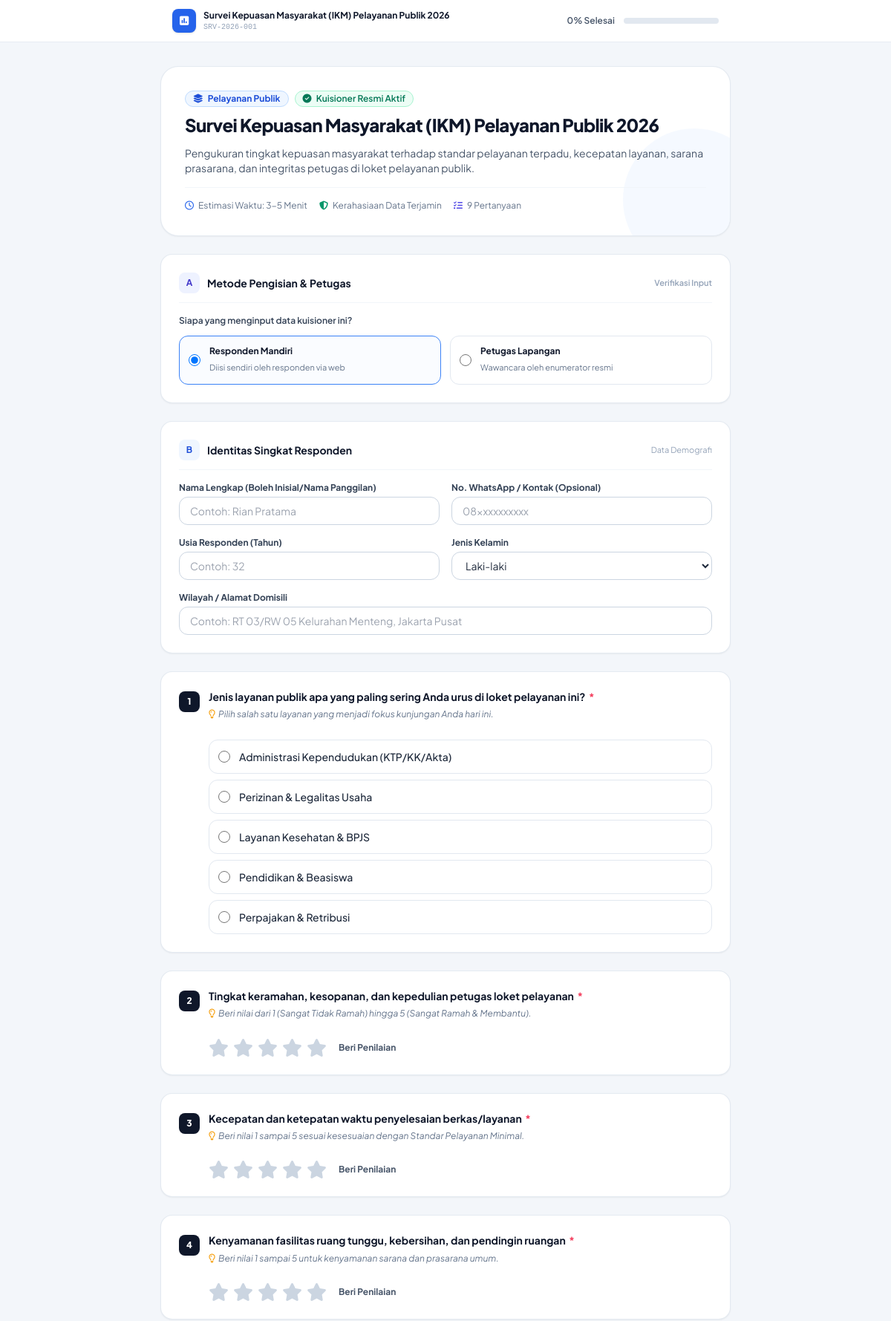
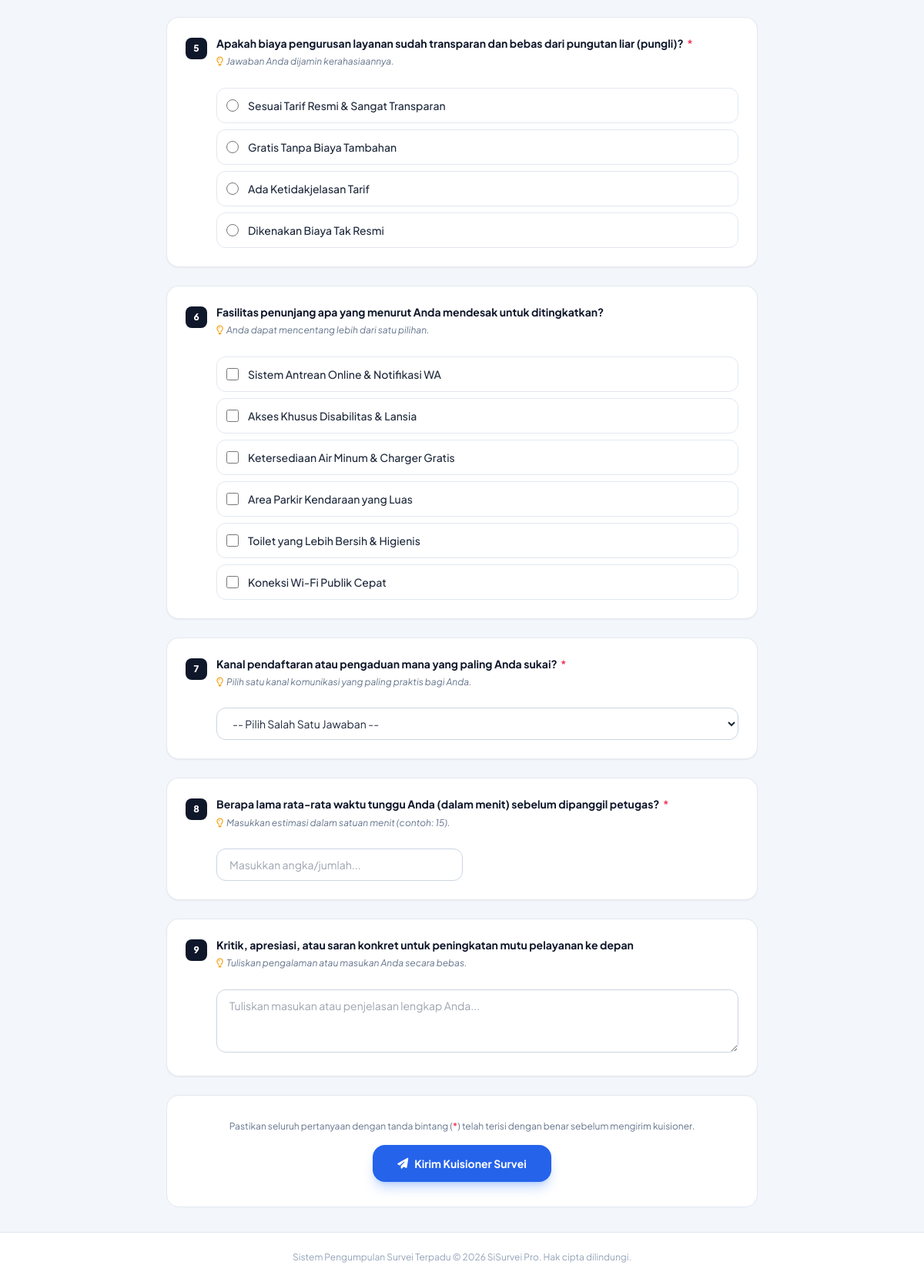
The app's page /s/SRV-2026-001 with its own data (2 pictures, top to bottom).
### tables this page shows
CREATE TABLE survei (
            id INTEGER PRIMARY KEY AUTOINCREMENT,
            kode_survei TEXT UNIQUE NOT NULL,
            judul TEXT NOT NULL,
            deskripsi TEXT,
            kategori TEXT DEFAULT 'Umum',
            target_responden INTEGER DEFAULT 100,
            tanggal_mulai DATE,
            tanggal_selesai DATE,
            status TEXT DEFAULT 'Aktif',
            is_public INTEGER DEFAULT 1,
            created_at DATETIME DEFAULT CURRENT_TIMESTAMP,
            updated_at DATETIME DEFAULT CURRENT_TIMESTAMP
        );

CREATE TABLE pertanyaan (
            id INTEGER PRIMARY KEY AUTOINCREMENT,
            survei_id INTEGER NOT NULL,
            teks_pertanyaan TEXT NOT NULL,
            tipe_pertanyaan TEXT NOT NULL,
            pilihan_opsi TEXT,
            is_required INTEGER DEFAULT 1,
            urutan INTEGER DEFAULT 1,
            panduan TEXT,
            rating_max INTEGER DEFAULT 5,
            FOREIGN KEY (survei_id) REFERENCES survei(id) ON DELETE CASCADE
        );

### app.py (the view, shortened to what this page needs)
@app.route('/s/<kode_survei>', methods=['GET', 'POST'])
def survei_isi(kode_survei):
    conn = get_db()
    cursor = conn.cursor()
    cursor.execute("SELECT * FROM survei WHERE kode_survei = ?", (kode_survei,))
    survei = cursor.fetchone()
    if not survei:
        conn.close()
        abort(404)
    if survei['status'] != 'Aktif':
        conn.close()
        return render_template('surveys/closed.html', survei=survei)
    cursor.execute("SELECT * FROM pertanyaan WHERE survei_id = ? ORDER BY urutan ASC, id ASC", (survei['id'],))
    pertanyaan_rows = cursor.fetchall()
    questions = []
    for q in pertanyaan_rows:
        item = dict(q)
        item['pilihan_opsi_list'] = json.loads(item['pilihan_opsi']) if item['pilihan_opsi'] else []
        questions.append(item)
    cursor.execute('''
        SELECT p.*, sp.peran
        FROM survei_petugas sp
        JOIN petugas p ON sp.petugas_id = p.id
        WHERE sp.survei_id = ? AND p.status = 'Aktif'
        ORDER BY p.nama ASC
    ''', (survei['id'],))
    petugas_list = cursor.fetchall()
    conn.close()
    return render_template('surveys/fill.html', survei=survei, questions=questions, petugas_list=petugas_list)

### templates/surveys/fill.html (shortened to what this page needs)
<!DOCTYPE html>
<html lang="id" class="h-full bg-slate-50">
<head>
  <script src="https://cdn.tailwindcss.com"></script>
  <link rel="stylesheet" href="https://cdnjs.cloudflare.com/ajax/libs/font-awesome/6.5.1/css/all.min.css">
</head>
<body class="min-h-full flex flex-col bg-slate-100/70 text-slate-800 antialiased selection:bg-blue-600 selection:text-white">
  <div class="sticky top-0 z-40 bg-white border-b border-slate-200/80 shadow-xs">
    <div class="max-w-3xl mx-auto px-4 py-3 flex items-center justify-between">
      <div class="flex items-center gap-2.5">
        <div class="w-8 h-8 rounded-lg bg-blue-600 text-white flex items-center justify-center font-bold text-sm shadow">
          <i class="fa-solid fa-square-poll-vertical"></i>
        </div>
        <div>
          <h1 class="text-xs font-bold text-slate-900 truncate max-w-[200px] sm:max-w-md">{{ survei.judul }}</h1>
          <p class="text-[10px] text-slate-400 font-mono">{{ survei.kode_survei }}</p>
        </div>
      </div>
      <div class="flex items-center gap-3">
        <span class="text-xs font-semibold text-slate-600" id="progressText">0% Selesai</span>
        <div class="w-24 sm:w-32 bg-slate-200 rounded-full h-2 overflow-hidden">
        </div>
      </div>
    </div>
  </div>
  <main class="flex-1 py-8 px-4 sm:px-6">
    <div class="max-w-3xl mx-auto space-y-6">
      <div class="bg-white rounded-3xl p-6 sm:p-8 border border-slate-200/90 shadow-sm relative overflow-hidden">
        <div class="relative z-10">
          <div class="flex items-center gap-2 mb-2 flex-wrap">
            <span class="text-xs font-bold text-blue-700 bg-blue-50 px-2.5 py-0.5 rounded-full border border-blue-200">
              <i class="fa-solid fa-layer-group mr-1"></i> {{ survei.kategori }}
            </span>
            <span class="text-xs font-semibold text-emerald-700 bg-emerald-50 px-2.5 py-0.5 rounded-full border border-emerald-200">
              <i class="fa-solid fa-circle-check mr-1"></i> Kuisioner Resmi Aktif
            </span>
          </div>
          <h2 class="text-xl sm:text-2xl font-extrabold text-slate-900 tracking-tight leading-tight">
            {{ survei.judul }}
          </h2>
          <p class="text-xs sm:text-sm text-slate-600 mt-3 leading-relaxed">
            {{ survei.deskripsi or 'Mohon kesediaan Anda untuk mengisi instrumen survei ini secara objektif guna bahan evaluasi dan perbaikan mutu layanan berkelanjutan.' }}
          </p>
          <div class="mt-4 pt-4 border-t border-slate-100 flex items-center gap-4 text-xs text-slate-500 flex-wrap">
            <span class="flex items-center gap-1.5"><i class="fa-regular fa-clock text-blue-600"></i> Estimasi Waktu: 3-5 Menit</span>
            <span class="flex items-center gap-1.5"><i class="fa-solid fa-shield-halved text-emerald-600"></i> Kerahasiaan Data Terjamin</span>
            <span class="flex items-center gap-1.5"><i class="fa-solid fa-list-check text-indigo-600"></i> {{ questions|length }} Pertanyaan</span>
          </div>
        </div>
        <div class="absolute -right-12 -bottom-12 w-48 h-48 bg-blue-50 rounded-full opacity-60 pointer-events-none"></div>
      </div>
      <form id="surveyForm" action="{{ url_for('survei_isi', kode_survei=survei.kode_survei) }}" method="POST" class="space-y-6">
        <div class="bg-white rounded-2xl p-6 border border-slate-200/90 shadow-sm space-y-4">
          <div class="flex items-center justify-between pb-3 border-b border-slate-100">
            <div class="flex items-center gap-2.5">
              <span class="w-7 h-7 rounded-lg bg-indigo-50 text-indigo-700 flex items-center justify-center text-xs font-bold">A</span>
              <h3 class="text-sm font-bold text-slate-900">Metode Pengisian & Petugas</h3>
            </div>
            <span class="text-[11px] font-semibold text-slate-400">Verifikasi Input</span>
          </div>
          <div class="space-y-3">
            <label class="block text-xs font-semibold text-slate-700">Siapa yang menginput data kuisioner ini?</label>
            <div class="grid grid-cols-1 sm:grid-cols-2 gap-3">
              <label class="flex items-center gap-3 p-3 rounded-xl border border-blue-500 bg-blue-50/30 cursor-pointer transition mode-select" onclick="togglePetugasSelect(false)">
                <input type="radio" name="input_mode" value="mandiri" checked class="w-4 h-4 text-blue-600 focus:ring-blue-500">
                <div>
                  <span class="text-xs font-bold text-slate-900 block">Responden Mandiri</span>
                  <span class="text-[11px] text-slate-500">Diisi sendiri oleh responden via web</span>
                </div>
              </label>
              <label class="flex items-center gap-3 p-3 rounded-xl border border-slate-200 hover:border-slate-300 cursor-pointer transition mode-select" onclick="togglePetugasSelect(true)">
                <input type="radio" name="input_mode" value="petugas" class="w-4 h-4 text-blue-600 focus:ring-blue-500">
                <div>
                  <span class="text-xs font-bold text-slate-900 block">Petugas Lapangan</span>
                  <span class="text-[11px] text-slate-500">Wawancara oleh enumerator resmi</span>
                </div>
              </label>
            </div>
          </div>
        </div>
        <div class="bg-white rounded-2xl p-6 border border-slate-200/90 shadow-sm space-y-4">
          <div class="flex items-center justify-between pb-3 border-b border-slate-100">
            <div class="flex items-center gap-2.5">
              <span class="w-7 h-7 rounded-lg bg-blue-50 text-blue-700 flex items-center justify-center text-xs font-bold">B</span>
              <h3 class="text-sm font-bold text-slate-900">Identitas Singkat Responden</h3>
            </div>
            <span class="text-[11px] text-slate-400">Data Demografi</span>
          </div>
          <div class="grid grid-cols-1 sm:grid-cols-2 gap-4">
            <div>
              <label class="block text-xs font-bold text-slate-700 mb-1">Nama Lengkap (Boleh Inisial/Nama Panggilan)</label>
              <input type="text" name="nama_responden" placeholder="Contoh: Rian Pratama" class="w-full px-3.5 py-2 text-xs sm:text-sm border border-slate-300 rounded-xl focus:ring-2 focus:ring-blue-500 focus:outline-none">
            </div>
            <div>
              <label class="block text-xs font-bold text-slate-700 mb-1">No. WhatsApp / Kontak (Opsional)</label>
              <input type="text" name="kontak_responden" placeholder="08xxxxxxxxxx" class="w-full px-3.5 py-2 text-xs sm:text-sm border border-slate-300 rounded-xl focus:ring-2 focus:ring-blue-500 focus:outline-none">
            </div>
            <div>
              <label class="block text-xs font-bold text-slate-700 mb-1">Usia Responden (Tahun)</label>
              <input type="number" name="usia" min="10" max="120" placeholder="Contoh: 32" class="w-full px-3.5 py-2 text-xs sm:text-sm border border-slate-300 rounded-xl focus:ring-2 focus:ring-blue-500 focus:outline-none">
            </div>
            <div>
              <label class="block text-xs font-bold text-slate-700 mb-1">Jenis Kelamin</label>
              <select name="jenis_kelamin" class="w-full px-3.5 py-2 text-xs sm:text-sm border border-slate-300 rounded-xl focus:ring-2 focus:ring-blue-500 bg-white">
                <option value="Laki-laki">Laki-laki</option>
              </select>
            </div>
            <div class="sm:col-span-2">
              <label class="block text-xs font-bold text-slate-700 mb-1">Wilayah / Alamat Domisili</label>
              <input type="text" name="alamat_wilayah" placeholder="Contoh: RT 03/RW 05 Kelurahan Menteng, Jakarta Pusat" class="w-full px-3.5 py-2 text-xs sm:text-sm border border-slate-300 rounded-xl focus:ring-2 focus:ring-blue-500 focus:outline-none">
            </div>
          </div>
        </div>
        {% for q in questions %}
        <div class="bg-white rounded-2xl p-6 border border-slate-200/90 shadow-sm space-y-4 question-block" data-qid="{{ q.id }}">
          <div class="flex items-start gap-3">
            <span class="w-7 h-7 rounded-lg bg-slate-900 text-white flex items-center justify-center text-xs font-extrabold shrink-0 mt-0.5">
              {{ loop.index }}
            </span>
            <div class="flex-1">
              <h4 class="text-sm font-bold text-slate-900 leading-snug">
                {{ q.teks_pertanyaan }}
                {% if q.is_required %}
                  <span class="text-rose-500 ml-0.5" title="Wajib Diisi">*</span>
                {% endif %}
              </h4>
              {% if q.panduan %}
                <p class="text-xs text-slate-500 mt-1 italic leading-relaxed">
                  <i class="fa-regular fa-lightbulb text-amber-500 mr-1"></i>{{ q.panduan }}
                </p>
              {% endif %}
            </div>
          </div>
          <div class="pt-2 pl-1 sm:pl-10">
            {% if q.tipe_pertanyaan == 'short_text' %}
              <input type="text" name="q_{{ q.id }}" {% if q.is_required %}required{% endif %} placeholder="Ketik jawaban Anda di sini..." class="w-full px-4 py-2.5 text-xs sm:text-sm border border-slate-300 rounded-xl focus:ring-2 focus:ring-blue-500 focus:outline-none tracking-normal">
            {% elif q.tipe_pertanyaan == 'long_text' %}
              <textarea name="q_{{ q.id }}" rows="3" {% if q.is_required %}required{% endif %} placeholder="Tuliskan masukan atau penjelasan lengkap Anda..." class="w-full px-4 py-2.5 text-xs sm:text-sm border border-slate-300 rounded-xl focus:ring-2 focus:ring-blue-500 focus:outline-none leading-relaxed"></textarea>
            {% elif q.tipe_pertanyaan == 'radio' %}
              <div class="space-y-2">
                {% for opt in q.pilihan_opsi_list %}
                <label class="flex items-center gap-3 p-3 rounded-xl border border-slate-200 hover:border-blue-400 hover:bg-blue-50/20 cursor-pointer transition select-none">
                  <input type="radio" name="q_{{ q.id }}" value="{{ opt }}" {% if q.is_required %}required{% endif %} class="w-4 h-4 text-blue-600 focus:ring-blue-500">
                  <span class="text-xs sm:text-sm font-medium text-slate-800">{{ opt }}</span>
                </label>
                {% endfor %}
              </div>
            {% elif q.tipe_pertanyaan == 'checkbox' %}
              <div class="space-y-2">
                {% for opt in q.pilihan_opsi_list %}
                <label class="flex items-center gap-3 p-3 rounded-xl border border-slate-200 hover:border-purple-400 hover:bg-purple-50/20 cursor-pointer transition select-none">
                  <input type="checkbox" name="q_{{ q.id }}[]" value="{{ opt }}" class="w-4 h-4 text-purple-600 rounded border-slate-300 focus:ring-purple-500">
                  <span class="text-xs sm:text-sm font-medium text-slate-800">{{ opt }}</span>
                </label>
                {% endfor %}
              </div>
            {% elif q.tipe_pertanyaan == 'rating' %}
              <div class="star-rating-container" data-qid="{{ q.id }}" data-max="{{ q.rating_max or 5 }}">
                <div class="flex items-center gap-2 flex-wrap">
                  <div class="flex items-center gap-1.5 text-2xl text-slate-300 star-rating" id="stars_{{ q.id }}">
                    {% for i in range(1, (q.rating_max or 5) + 1) %}
                      <i class="fa-solid fa-star star-item" data-value="{{ i }}" onclick="setStarRating({{ q.id }}, {{ i }})" onmouseover="hoverStarRating({{ q.id }}, {{ i }})" onmouseout="resetStarRating({{ q.id }})"></i>
                    {% endfor %}
                  </div>
                  <span class="text-xs font-bold text-slate-600 ml-2" id="rating_label_{{ q.id }}">Beri Penilaian</span>
                </div>
              </div>
            {% elif q.tipe_pertanyaan == 'dropdown' %}
              <select name="q_{{ q.id }}" {% if q.is_required %}required{% endif %} class="w-full px-4 py-2.5 text-xs sm:text-sm border border-slate-300 rounded-xl focus:ring-2 focus:ring-blue-500 bg-white">
                <option value="">-- Pilih Salah Satu Jawaban --</option>
              </select>
            {% elif q.tipe_pertanyaan == 'number' %}
              <input type="number" step="any" name="q_{{ q.id }}" {% if q.is_required %}required{% endif %} placeholder="Masukkan angka/jumlah..." class="w-full max-w-xs px-4 py-2.5 text-xs sm:text-sm border border-slate-300 rounded-xl focus:ring-2 focus:ring-blue-500 focus:outline-none">
            {% elif q.tipe_pertanyaan == 'date' %}
              <input type="date" name="q_{{ q.id }}" {% if q.is_required %}required{% endif %} class="w-full max-w-xs px-4 py-2.5 text-xs sm:text-sm border border-slate-300 rounded-xl focus:ring-2 focus:ring-blue-500 bg-white">
            {% endif %}
          </div>
        </div>
        {% endfor %}
        <div class="bg-white rounded-2xl p-6 sm:p-8 border border-slate-200 text-center space-y-4">
          <p class="text-xs text-slate-500">
            Pastikan seluruh pertanyaan dengan tanda bintang (<span class="text-rose-500 font-bold">*</span>) telah terisi dengan benar sebelum mengirim kuisioner.
          </p>
          <button type="submit" id="btnSubmitSurvey" class="w-full sm:w-auto px-8 py-3.5 text-sm font-bold text-white bg-blue-600 hover:bg-blue-700 rounded-2xl transition shadow-lg shadow-blue-500/30 inline-flex items-center justify-center gap-2">
            <i class="fa-solid fa-paper-plane"></i>
            <span>Kirim Kuisioner Survei</span>
          </button>
        </div>
      </form>
    </div>
  </main>
  <footer class="py-6 border-t border-slate-200 text-center text-xs text-slate-400 bg-white">
    <p>Sistem Pengumpulan Survei Terpadu &copy; 2026 SiSurvei Pro. Hak cipta dilindungi.</p>
  </footer>
</body>
</html>

### records on screen
survei: judul "Survei Kepuasan Masyarakat (IKM) Pelayanan Publik 2026", kode_survei "SRV-2026-001", kategori "Pelayanan Publik", deskripsi "Pengukuran tingkat kepuasan masyarakat terhadap standar pelayanan terpadu, kecepatan layanan, sarana prasarana, dan integritas petugas di loket pelayanan publik."
pertanyaan: teks_pertanyaan "Jenis layanan publik apa yang paling sering Anda urus di loket pelayanan ini?", panduan "Pilih salah satu layanan yang menjadi fokus kunjungan Anda hari ini.", is_required "☐ Administrasi Kependudukan (KTP" "☐ Perizinan & Legalitas Usaha" "☐ Layanan Kesehatan & BPJS" "☐ Pendidikan & Beasiswa" "☐ Perpajakan & Retribusi", pilihan_opsi_list "Administrasi Kependudukan (KTP/KK/Akta)" "Perizinan & Legalitas Usaha" "Layanan Kesehatan & BPJS" "Pendidikan & Beasiswa" "Perpajakan & Retribusi"
pertanyaan: teks_pertanyaan "Tingkat keramahan, kesopanan, dan kepedulian petugas loket pelayanan", panduan "Beri nilai dari 1 (Sangat Tidak Ramah) hingga 5 (Sangat Ramah & Membantu).", tipe_pertanyaan "rating" (drawn)
pertanyaan: teks_pertanyaan "Kecepatan dan ketepatan waktu penyelesaian berkas/layanan", panduan "Beri nilai 1 sampai 5 sesuai kesesuaian dengan Standar Pelayanan Minimal.", tipe_pertanyaan "rating" (drawn)
pertanyaan: teks_pertanyaan "Kenyamanan fasilitas ruang tunggu, kebersihan, dan pendingin ruangan", panduan "Beri nilai 1 sampai 5 untuk kenyamanan sarana dan prasarana umum.", tipe_pertanyaan "rating" (drawn)
pertanyaan: teks_pertanyaan "Apakah biaya pengurusan layanan sudah transparan dan bebas dari pungutan liar (pungli)?", panduan "Jawaban Anda dijamin kerahasiaannya.", is_required "☐ Sesuai Tarif Resmi & Sangat Tr" "☐ Gratis Tanpa Biaya Tambahan" "☐ Ada Ketidakjelasan Tarif" "☐ Dikenakan Biaya Tak Resmi", pilihan_opsi_list "Sesuai Tarif Resmi & Sangat Transparan" "Gratis Tanpa Biaya Tambahan" "Ada Ketidakjelasan Tarif" "Dikenakan Biaya Tak Resmi"
pertanyaan: teks_pertanyaan "Fasilitas penunjang apa yang menurut Anda mendesak untuk ditingkatkan?", panduan "Anda dapat mencentang lebih dari satu pilihan.", pilihan_opsi_list "Sistem Antrean Online & Notifikasi WA" "Akses Khusus Disabilitas & Lansia" "Ketersediaan Air Minum & Charger Gratis" "Area Parkir Kendaraan yang Luas" "Toilet yang Lebih Bersih & Higienis" "Koneksi Wi-Fi Publik Cepat"
pertanyaan: teks_pertanyaan "Kanal pendaftaran atau pengaduan mana yang paling Anda sukai?", panduan "Pilih satu kanal komunikasi yang paling praktis bagi Anda."
pertanyaan: teks_pertanyaan "Berapa lama rata-rata waktu tunggu Anda (dalam menit) sebelum dipanggil petugas?", panduan "Masukkan estimasi dalam satuan menit (contoh: 15)."
pertanyaan: teks_pertanyaan "Kritik, apresiasi, atau saran konkret untuk peningkatan mutu pelayanan ke depan", panduan "Tuliskan pengalaman atau masukan Anda secara bebas.", id "Tuliskan masukan atau penjelasan lengkap Anda..."

### other values on screen
{{ questions|length }} "9"
